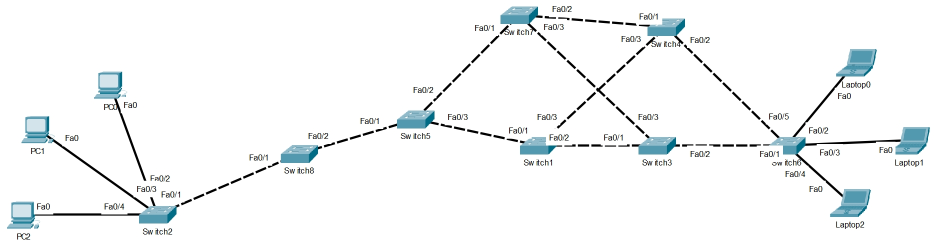
#> input picture 7TERM/ОбКС/L1/PacketTracer_LM8HR6aIvy.jpg, 1867 x 488 px, given as the content of the folder pics, which was not available (shown at 1/2 size)
$ python l1v2.py
#> lines starting #> are read from the running program, lines starting #| are printed output that depends on the picture; after the words box and inside, x2 and y2 are one past the last pixel; in counts of white or black regions, pixels touching at a corner belong together; pictures that were not available may be replaced by others from this repository, and a replacement may not be noted
#> further down, image is the input picture: shape (488, 1867, 3); mean B, G, R 246.8, 246.2, 243.9
import cv2
import numpy as np
import os
import matplotlib.pyplot as plt

# Функция для проверки, является ли пиксель ярким
def is_pixel_bright(pixel, accuracy=0.5):
    pixel = pixel.astype(float)
    avg = (pixel[0] + pixel[1] + pixel[2]) / 3
    if avg == 0:
        return False
    if (abs((avg - pixel[0]) / avg) > accuracy or
        abs((avg - pixel[1]) / avg) > accuracy or
        abs((avg - pixel[2]) / avg) > accuracy):
        return True
    return False

# Функция для удаления яркого фона и создания масок
def remove_bright_background(image, accuracy=0.8, kernel_size=3, iterations=2):
#> called with accuracy = 0.6, kernel_size = 7, iterations = 2
    height, width, _ = image.shape
#> height = 488; width = 1867
    result = image.copy()
    for y in range(height):
        for x in range(width):
            pixel = result[y, x]
            if not is_pixel_bright(pixel, accuracy):
                result[y, x] = [0, 0, 0]
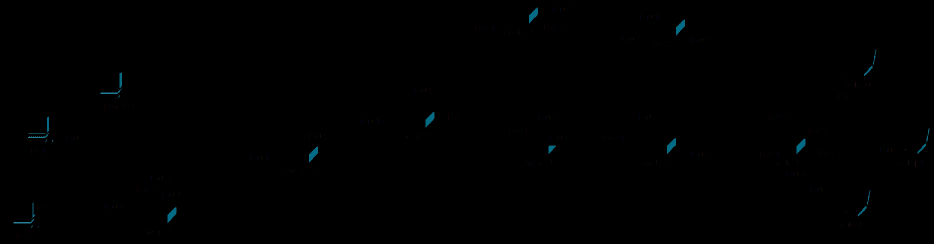
#> result: shape (488, 1867, 3) (shown at 1/2 size); mean B, G, R 0.5, 0.4, 0.1
    gray = cv2.cvtColor(result, cv2.COLOR_BGR2GRAY)
    _, mask_before = cv2.threshold(gray, 1, 255, cv2.THRESH_BINARY)
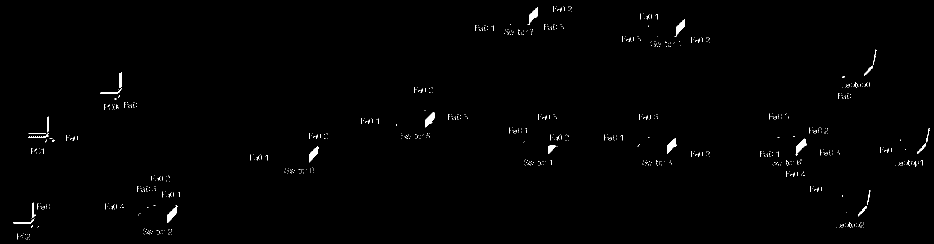
#> mask_before: shape (488, 1867) (shown at 1/2 size); 0.65% white; 817 white regions (796 under 20 px), largest, box (x1, y1, x2, y2) and area: (1055, 15, 1076, 49) 304, (1334, 276, 1353, 308) 297, (1591, 277, 1613, 311) 296
    kernel = np.ones((kernel_size, kernel_size), np.uint8)
    mask_after = cv2.morphologyEx(mask_before, cv2.MORPH_OPEN, kernel, iterations=iterations)
#> mask_after: shape (488, 1867); every value is 0
    mask_after = cv2.morphologyEx(mask_after, cv2.MORPH_CLOSE, kernel, iterations=iterations)
    final_result = cv2.bitwise_and(result, result, mask=mask_after)
#> final_result: shape (488, 1867, 3); every value is 0
    return final_result, mask_before, mask_after

# Функция для визуализации результатов с подписями
def visualize_results(image, result, mask_before, mask_after, output_path):
#> called with output_path = 'L1/PacketTracer_LM8HR6aIvy_collage.jpg'
    fig, axs = plt.subplots(1, 3, figsize=(15, 5))
    axs[0].imshow(cv2.cvtColor(image, cv2.COLOR_BGR2RGB))
    axs[0].set_title('Оригинальное изображение')
    axs[0].axis('off')

    axs[1].imshow(mask_before, cmap='gray')
    axs[1].set_title('Маска до морфологии')
    axs[1].axis('off')

    axs[2].imshow(cv2.cvtColor(result, cv2.COLOR_BGR2RGB))
    axs[2].set_title('Результат после удаления фона')
    axs[2].axis('off')

    plt.tight_layout()
    plt.savefig(output_path)
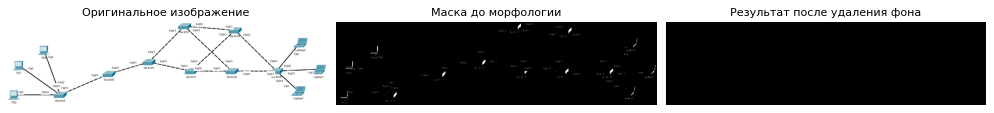
#> figure drawn by matplotlib, 3 panels
    plt.close()

# Основная функция
if __name__ == '__main__':
    pics_dir = 'pics'
    no_bg_dir = 'noBG'
    collage_dir = 'L1'
    os.makedirs(no_bg_dir, exist_ok=True)
    os.makedirs(collage_dir, exist_ok=True)

    # Перебор всех файлов в папке pics
    for img_name in os.listdir(pics_dir):
        if img_name.lower().endswith(('.png', '.jpg', '.jpeg')):
            img_path = os.path.join(pics_dir, img_name)
            image = cv2.imread(img_path)
            if image is None:
                print(f"Не удалось загрузить {img_name}")
                continue

            # Обработка изображения
            result, mask_before, mask_after = remove_bright_background(image, accuracy=0.6, kernel_size=7, iterations=2)

            # Сохранение only without_bg в noBG и collage в L1
            base_name = os.path.splitext(img_name)[0]
            cv2.imwrite(os.path.join(no_bg_dir, f'{base_name}_without_bg.jpg'), result)

            # Создание коллажа
            output_filename = os.path.join(collage_dir, f'{base_name}_collage.jpg')
            visualize_results(image, result, mask_before, mask_after, output_filename)
            print(f"Изображение без фона сохранено в {no_bg_dir}, коллаж сохранен в {collage_dir} для {img_name}")
